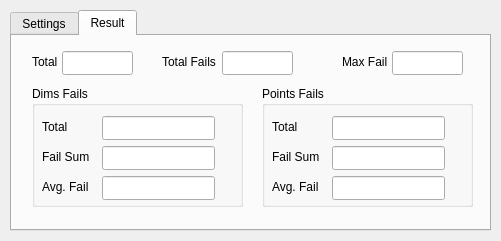
<?xml version="1.0" encoding="UTF-8"?>
<ui version="4.0">
 <class>CompareFLRDialogClass</class>
 <widget class="QDialog" name="CompareFLRDialogClass">
  <property name="geometry">
   <rect>
    <x>0</x>
    <y>0</y>
    <width>501</width>
    <height>241</height>
   </rect>
  </property>
  <property name="windowTitle">
   <string>CompareFLRDialog</string>
  </property>
  <widget class="QTabWidget" name="tabWidget">
   <property name="geometry">
    <rect>
     <x>10</x>
     <y>10</y>
     <width>481</width>
     <height>221</height>
    </rect>
   </property>
   <property name="currentIndex">
    <number>1</number>
   </property>
   <widget class="QWidget" name="tab">
    <attribute name="title">
     <string>Settings</string>
    </attribute>
    <widget class="QLineEdit" name="precision">
     <property name="geometry">
      <rect>
       <x>170</x>
       <y>110</y>
       <width>91</width>
       <height>24</height>
      </rect>
     </property>
     <property name="layoutDirection">
      <enum>Qt::LeftToRight</enum>
     </property>
     <property name="text">
      <string>0.001</string>
     </property>
     <property name="alignment">
      <set>Qt::AlignCenter</set>
     </property>
     <property name="readOnly">
      <bool>false</bool>
     </property>
     <property name="placeholderText">
      <string>Set precision</string>
     </property>
    </widget>
    <widget class="QLabel" name="label_3">
     <property name="geometry">
      <rect>
       <x>20</x>
       <y>110</y>
       <width>71</width>
       <height>20</height>
      </rect>
     </property>
     <property name="text">
      <string>Precision</string>
     </property>
    </widget>
    <widget class="QLineEdit" name="pointsStartIndex">
     <property name="geometry">
      <rect>
       <x>170</x>
       <y>80</y>
       <width>91</width>
       <height>24</height>
      </rect>
     </property>
     <property name="layoutDirection">
      <enum>Qt::LeftToRight</enum>
     </property>
     <property name="inputMethodHints">
      <set>Qt::ImhDigitsOnly</set>
     </property>
     <property name="text">
      <string>304</string>
     </property>
     <property name="alignment">
      <set>Qt::AlignCenter</set>
     </property>
     <property name="readOnly">
      <bool>false</bool>
     </property>
     <property name="placeholderText">
      <string>Set index</string>
     </property>
    </widget>
    <widget class="QPushButton" name="openSecondFLRButton">
     <property name="geometry">
      <rect>
       <x>380</x>
       <y>45</y>
       <width>80</width>
       <height>24</height>
      </rect>
     </property>
     <property name="text">
      <string>Open</string>
     </property>
    </widget>
    <widget class="QCheckBox" name="needSaveToFile">
     <property name="geometry">
      <rect>
       <x>20</x>
       <y>153</y>
       <width>111</width>
       <height>22</height>
      </rect>
     </property>
     <property name="text">
      <string>Save result to file</string>
     </property>
    </widget>
    <widget class="QLineEdit" name="filepathFLR1">
     <property name="geometry">
      <rect>
       <x>100</x>
       <y>15</y>
       <width>271</width>
       <height>24</height>
      </rect>
     </property>
     <property name="readOnly">
      <bool>true</bool>
     </property>
     <property name="placeholderText">
      <string>Open first FLR </string>
     </property>
    </widget>
    <widget class="QLabel" name="label_4">
     <property name="geometry">
      <rect>
       <x>20</x>
       <y>80</y>
       <width>151</width>
       <height>20</height>
      </rect>
     </property>
     <property name="text">
      <string>Points start line - END line</string>
     </property>
    </widget>
    <widget class="QLineEdit" name="filepathFLR2">
     <property name="geometry">
      <rect>
       <x>100</x>
       <y>45</y>
       <width>271</width>
       <height>24</height>
      </rect>
     </property>
     <property name="readOnly">
      <bool>true</bool>
     </property>
     <property name="placeholderText">
      <string>Open secondst FLR </string>
     </property>
    </widget>
    <widget class="QLabel" name="label_2">
     <property name="geometry">
      <rect>
       <x>18</x>
       <y>45</y>
       <width>71</width>
       <height>20</height>
      </rect>
     </property>
     <property name="text">
      <string>Second FLR</string>
     </property>
    </widget>
    <widget class="QPushButton" name="compareButton">
     <property name="geometry">
      <rect>
       <x>380</x>
       <y>150</y>
       <width>80</width>
       <height>24</height>
      </rect>
     </property>
     <property name="text">
      <string>Compare</string>
     </property>
    </widget>
    <widget class="QLabel" name="label">
     <property name="geometry">
      <rect>
       <x>20</x>
       <y>20</y>
       <width>61</width>
       <height>16</height>
      </rect>
     </property>
     <property name="text">
      <string>First FLR</string>
     </property>
    </widget>
    <widget class="QPushButton" name="openFirstFLRButton">
     <property name="geometry">
      <rect>
       <x>380</x>
       <y>15</y>
       <width>80</width>
       <height>24</height>
      </rect>
     </property>
     <property name="text">
      <string>Open</string>
     </property>
    </widget>
   </widget>
   <widget class="QWidget" name="tab_2">
    <attribute name="title">
     <string>Result</string>
    </attribute>
    <widget class="QLabel" name="label_5">
     <property name="geometry">
      <rect>
       <x>150</x>
       <y>18</y>
       <width>71</width>
       <height>16</height>
      </rect>
     </property>
     <property name="text">
      <string>Total Fails</string>
     </property>
    </widget>
    <widget class="QLineEdit" name="totalFails">
     <property name="geometry">
      <rect>
       <x>210</x>
       <y>15</y>
       <width>71</width>
       <height>24</height>
      </rect>
     </property>
     <property name="readOnly">
      <bool>true</bool>
     </property>
    </widget>
    <widget class="QLineEdit" name="maxFail">
     <property name="geometry">
      <rect>
       <x>380</x>
       <y>15</y>
       <width>71</width>
       <height>24</height>
      </rect>
     </property>
     <property name="readOnly">
      <bool>true</bool>
     </property>
    </widget>
    <widget class="QLabel" name="label_8">
     <property name="geometry">
      <rect>
       <x>330</x>
       <y>18</y>
       <width>49</width>
       <height>16</height>
      </rect>
     </property>
     <property name="text">
      <string>Max Fail</string>
     </property>
    </widget>
    <widget class="QGroupBox" name="groupBox">
     <property name="geometry">
      <rect>
       <x>20</x>
       <y>50</y>
       <width>211</width>
       <height>121</height>
      </rect>
     </property>
     <property name="title">
      <string>Dims Fails</string>
     </property>
     <widget class="QLabel" name="label_11">
      <property name="geometry">
       <rect>
        <x>10</x>
        <y>93</y>
        <width>49</width>
        <height>16</height>
       </rect>
      </property>
      <property name="text">
       <string>Avg. Fail</string>
      </property>
     </widget>
     <widget class="QLineEdit" name="dimsTotalFails">
      <property name="geometry">
       <rect>
        <x>70</x>
        <y>30</y>
        <width>113</width>
        <height>24</height>
       </rect>
      </property>
      <property name="readOnly">
       <bool>true</bool>
      </property>
     </widget>
     <widget class="QLineEdit" name="dimsAverageFail">
      <property name="geometry">
       <rect>
        <x>70</x>
        <y>90</y>
        <width>113</width>
        <height>24</height>
       </rect>
      </property>
      <property name="readOnly">
       <bool>true</bool>
      </property>
     </widget>
     <widget class="QLabel" name="label_10">
      <property name="geometry">
       <rect>
        <x>10</x>
        <y>63</y>
        <width>49</width>
        <height>16</height>
       </rect>
      </property>
      <property name="text">
       <string>Fail Sum</string>
      </property>
     </widget>
     <widget class="QLabel" name="label_6">
      <property name="geometry">
       <rect>
        <x>10</x>
        <y>33</y>
        <width>49</width>
        <height>16</height>
       </rect>
      </property>
      <property name="text">
       <string>Total</string>
      </property>
     </widget>
     <widget class="QLineEdit" name="dimsFailSum">
      <property name="geometry">
       <rect>
        <x>70</x>
        <y>60</y>
        <width>113</width>
        <height>24</height>
       </rect>
      </property>
      <property name="readOnly">
       <bool>true</bool>
      </property>
     </widget>
    </widget>
    <widget class="QGroupBox" name="groupBox_2">
     <property name="geometry">
      <rect>
       <x>250</x>
       <y>50</y>
       <width>211</width>
       <height>121</height>
      </rect>
     </property>
     <property name="title">
      <string>Points Fails</string>
     </property>
     <widget class="QLabel" name="label_12">
      <property name="geometry">
       <rect>
        <x>10</x>
        <y>93</y>
        <width>49</width>
        <height>16</height>
       </rect>
      </property>
      <property name="text">
       <string>Avg. Fail</string>
      </property>
     </widget>
     <widget class="QLineEdit" name="pointsTotalFails">
      <property name="geometry">
       <rect>
        <x>70</x>
        <y>30</y>
        <width>113</width>
        <height>24</height>
       </rect>
      </property>
      <property name="readOnly">
       <bool>true</bool>
      </property>
     </widget>
     <widget class="QLineEdit" name="pointsAverageFail">
      <property name="geometry">
       <rect>
        <x>70</x>
        <y>90</y>
        <width>113</width>
        <height>24</height>
       </rect>
      </property>
      <property name="readOnly">
       <bool>true</bool>
      </property>
     </widget>
     <widget class="QLabel" name="label_13">
      <property name="geometry">
       <rect>
        <x>10</x>
        <y>63</y>
        <width>49</width>
        <height>16</height>
       </rect>
      </property>
      <property name="text">
       <string>Fail Sum</string>
      </property>
     </widget>
     <widget class="QLabel" name="label_7">
      <property name="geometry">
       <rect>
        <x>10</x>
        <y>33</y>
        <width>49</width>
        <height>16</height>
       </rect>
      </property>
      <property name="text">
       <string>Total</string>
      </property>
     </widget>
     <widget class="QLineEdit" name="pointsFailSum">
      <property name="geometry">
       <rect>
        <x>70</x>
        <y>60</y>
        <width>113</width>
        <height>24</height>
       </rect>
      </property>
      <property name="readOnly">
       <bool>true</bool>
      </property>
     </widget>
    </widget>
    <widget class="QLineEdit" name="totalParams">
     <property name="geometry">
      <rect>
       <x>50</x>
       <y>15</y>
       <width>71</width>
       <height>24</height>
      </rect>
     </property>
     <property name="text">
      <string/>
     </property>
     <property name="readOnly">
      <bool>true</bool>
     </property>
    </widget>
    <widget class="QLabel" name="label_9">
     <property name="geometry">
      <rect>
       <x>20</x>
       <y>18</y>
       <width>31</width>
       <height>16</height>
      </rect>
     </property>
     <property name="text">
      <string>Total</string>
     </property>
    </widget>
   </widget>
  </widget>
 </widget>
 <layoutdefault spacing="6" margin="11"/>
 <resources/>
 <connections/>
</ui>
